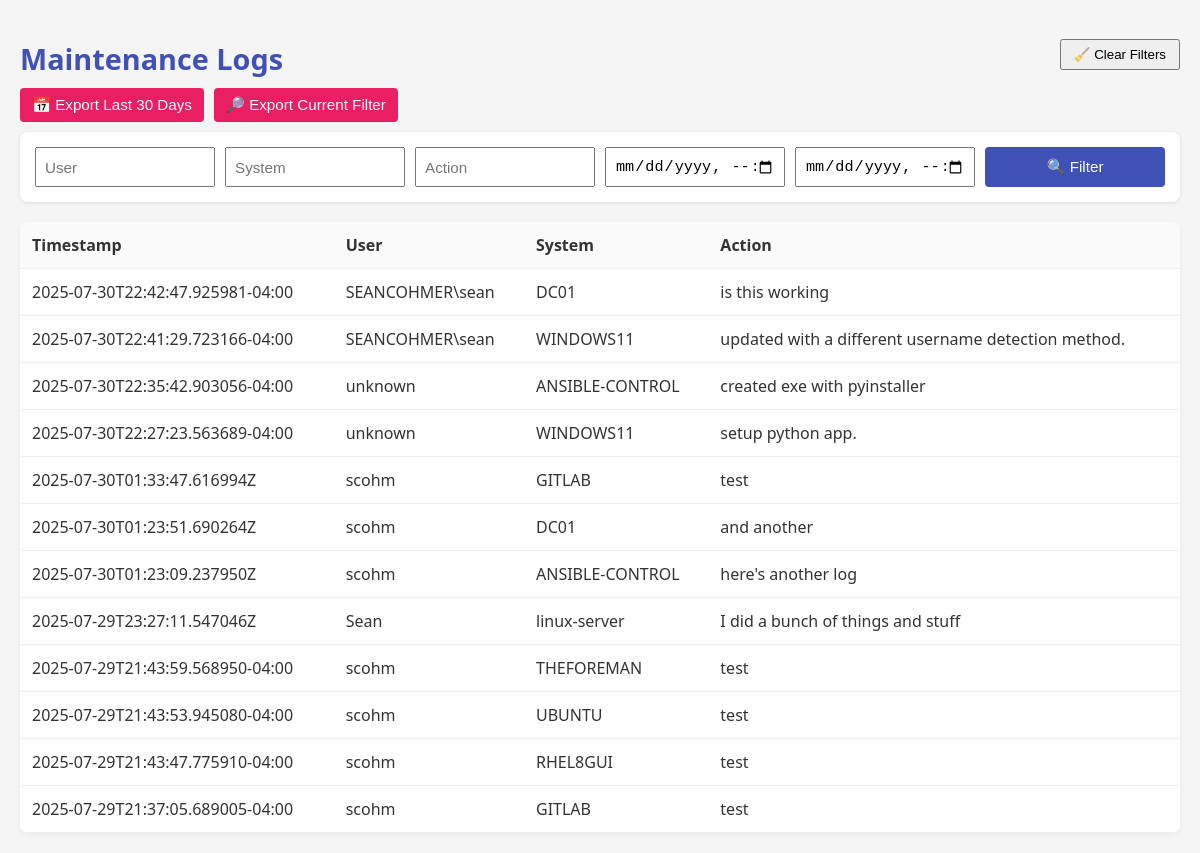
Page /log on the earlier database version.
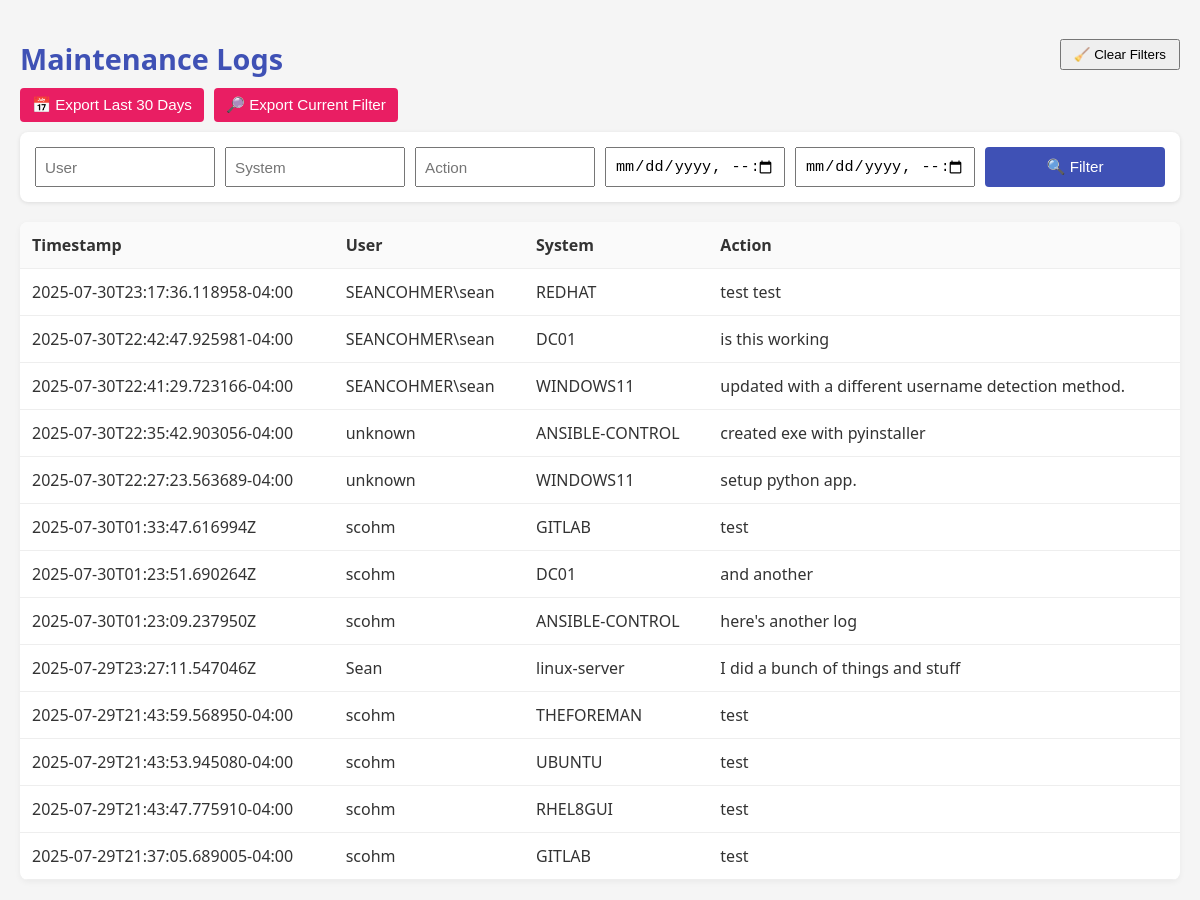
Same page on the later database version.
### tables this page shows
CREATE TABLE logs (
                    id INTEGER PRIMARY KEY AUTOINCREMENT,
                    timestamp TEXT,
                    user TEXT,
                    action TEXT,
                    system TEXT
                );

### main.py (the view)
@app.get("/log", response_class=HTMLResponse)
async def view_logs(request: Request,
                    user: Optional[str] = None,
                    system: Optional[str] = None,
                    action: Optional[str] = None,
                    start_time: Optional[str] = None,
                    end_time: Optional[str] = None):
    logs = get_logs(user, system, start_time, end_time, action)
    return templates.TemplateResponse("logs.html", {
        "request": request,
        "logs": logs,
        "filters": {
            "user": user or "",
            "system": system or "",
            "action": action or "",
            "start_time": start_time or "",
            "end_time": end_time or ""
        }
    })

### templates/logs.html (shortened to what this page needs)
<!DOCTYPE html>
<html lang="en">
<head>
</head>
<body>
<div style="display: flex; justify-content: space-between; align-items: center;">
    <h1>Maintenance Logs</h1>
    <form method="get" action="/log">
        <button type="submit" style="padding: 6px 12px;">🧹 Clear Filters</button>
    </form>
</div>
    <div class="top-controls">
        <div class="export-buttons">
            <form method="get" action="/export/csv">
                <button type="submit">📅 Export Last 30 Days</button>
            </form>
            <form method="get" action="/export/csv">
                <button type="submit">🔎 Export Current Filter</button>
            </form>
        </div>
    </div>
    <div id="filterContainer" class="filter-container">
        <form method="get" class="filter-form">
            <input type="text" name="user" placeholder="User" value="{{ filters.user }}">
            <input type="text" name="system" placeholder="System" value="{{ filters.system }}">
            <input type="text" name="action" placeholder="Action" value="{{ filters.action }}">
            <input type="datetime-local" name="start_time" value="{{ filters.start_time }}">
            <input type="datetime-local" name="end_time" value="{{ filters.end_time }}">
            <button type="submit">🔍 Filter</button>
        </form>
    </div>
    <table>
        <tr>
            <th>Timestamp</th>
            <th>User</th>
            <th>System</th>
            <th>Action</th>
        </tr>
        {% for log in logs %}
        <tr>
            <td>{{ log[0] }}</td>
            <td>{{ log[1] }}</td>
            <td>{{ log[2] }}</td>
            <td>{{ log[3] }}</td>
        </tr>
        {% endfor %}
    </table>
</body>
</html>

### templates/logs.html (style rules this page uses)
:root { --primary: #3f51b5; --accent: #e91e63; --light-gray: #f5f5f5; --dark-gray: #333; }
body { font-family: 'Segoe UI', Tahoma, sans-serif; background-color: var(--light-gray); color: var(--dark-gray); margin: 0; padding: 20px; }
h1 { color: var(--primary); font-size: 1.8rem; margin-bottom: 10px; }
.top-controls { display: flex; justify-content: space-between; align-items: center; flex-wrap: wrap; margin-bottom: 10px; }
.filter-container { display: block; margin-bottom: 20px; }
.filter-form { display: grid; grid-template-columns: repeat(auto-fit, minmax(160px, 1fr)); gap: 10px; background: white; padding: 15px; border-radius: 8px; box-shadow: 0 1px 4px rgba(0, 0, 0, 0.1); }
.filter-form input, .filter-form button { padding: 8px; font-size: 0.95rem; }
.filter-form button { background-color: var(--primary); color: white; border: none; border-radius: 4px; cursor: pointer; }
.export-buttons { display: flex; gap: 10px; flex-wrap: wrap; }
.export-buttons form { display: inline; }
.export-buttons button { background-color: var(--accent); color: white; border: none; padding: 8px 12px; border-radius: 4px; cursor: pointer; font-size: 0.95rem; }
table { width: 100%; border-collapse: collapse; background-color: white; box-shadow: 0 2px 6px rgba(0, 0, 0, 0.05); border-radius: 8px; overflow: hidden; }
th, td { padding: 12px; text-align: left; border-bottom: 1px solid #eee; }
th { background-color: #fafafa; font-weight: bold; }

Differences in the rows shown:
added logs: timestamp "2025-07-30T23:17:36.118958-04:00", user "SEANCOHMER\\sean", system "REDHAT", action "test test"
